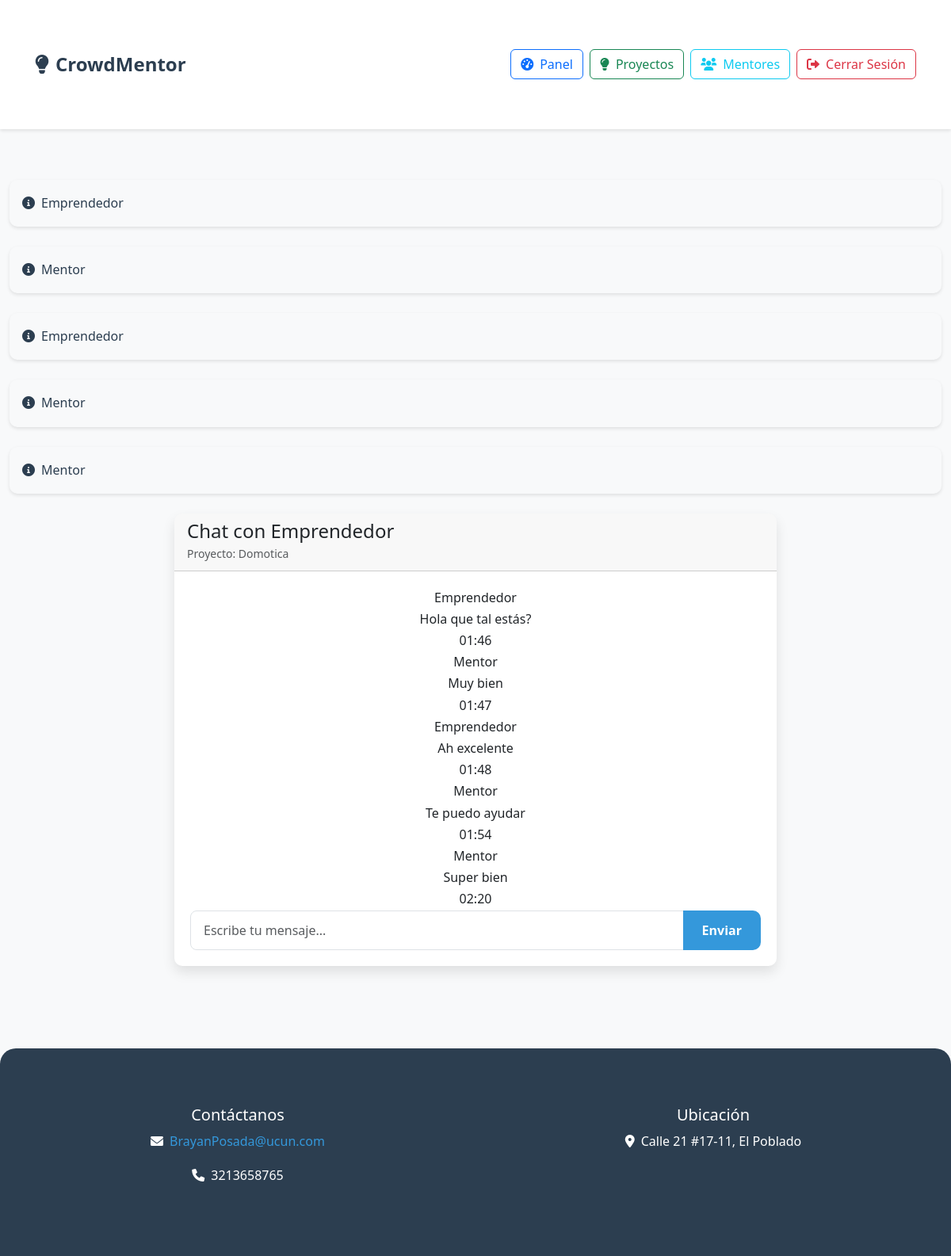
/mentorship/chat/2/ (signed in), run on an earlier commit of the app's database.
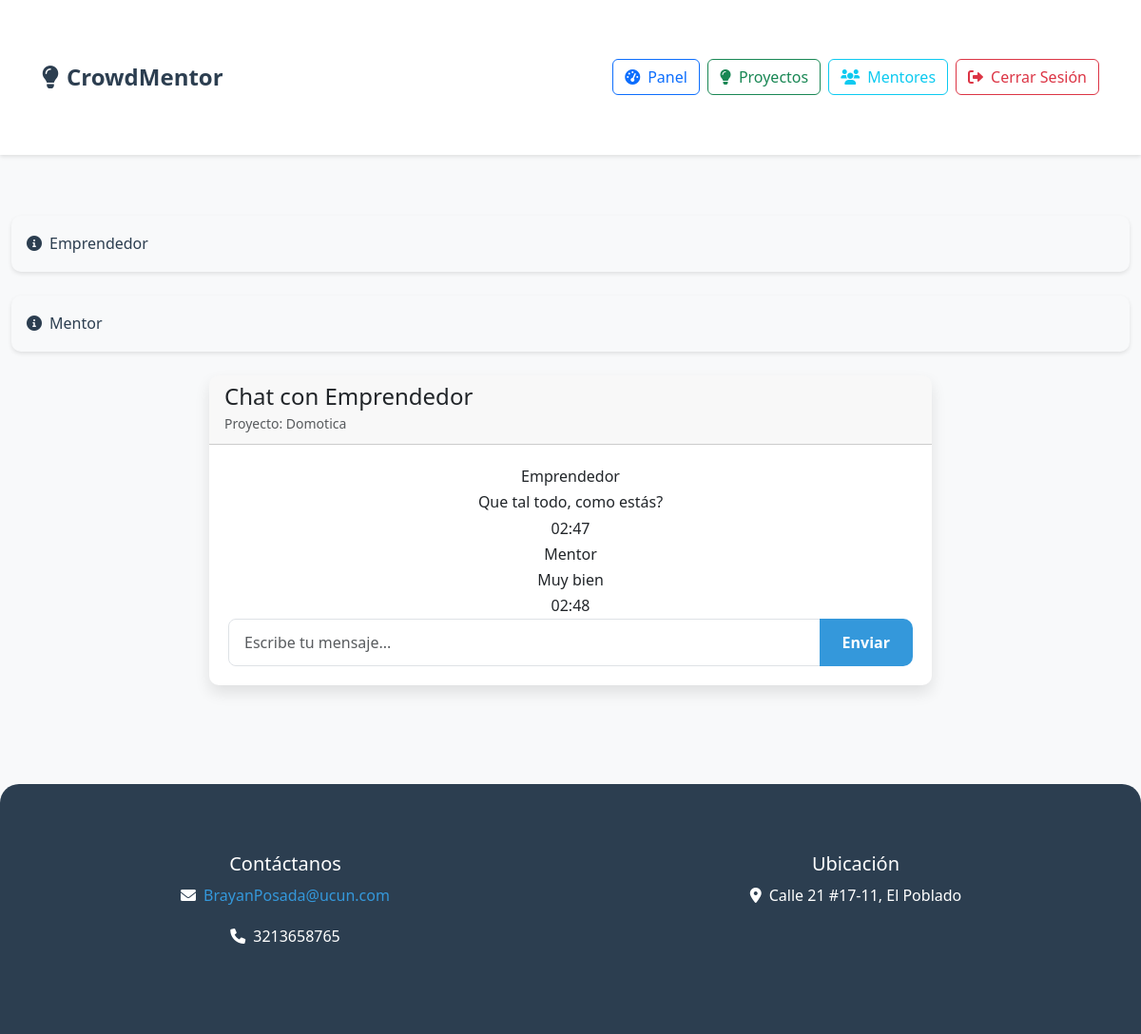
And on a later commit of the database.
### core/models.py (models this page shows, shortened)
class Message(models.Model):
    mentorship = models.ForeignKey(Mentorship, on_delete=models.CASCADE, related_name='messages')
    sender = models.ForeignKey(User, on_delete=models.CASCADE)
    content = models.TextField()
    timestamp = models.DateTimeField(auto_now_add=True)
    is_read = models.BooleanField(default=False)
    class Meta:
        ordering = ['timestamp']
    def __str__(self):
        return self.sender.username

class Mentorship(models.Model):
    INITIATED_BY_CHOICES = [
        ('mentor', 'Mentor'),
        ('entrepreneur', 'Entrepreneur'),
    ]
    project = models.ForeignKey(Project, on_delete=models.CASCADE, related_name='mentorships')
    mentor = models.ForeignKey(User, on_delete=models.CASCADE)
    assigned_at = models.DateTimeField(default=timezone.now)
    status = models.CharField(
        max_length=20,
        choices=[('pending', 'Pending'), ('accepted', 'Accepted'), ('rejected', 'Rejected')],
        default='pending'
    )
    initiated_by = models.CharField(
        max_length=20,
        choices=INITIATED_BY_CHOICES,
        default='mentor'
    )

class Project(models.Model):
    title = models.CharField(max_length=200)
    description = models.TextField()
    owner = models.ForeignKey(User, on_delete=models.CASCADE, related_name='projects')
    funding_goal = models.DecimalField(max_digits=10, decimal_places=2)
    amount_raised = models.DecimalField(max_digits=10, decimal_places=2, default=0)
    created_at = models.DateTimeField(default=timezone.now)
    image = models.ImageField(upload_to='projects/', blank=True, null=True)
    is_active = models.BooleanField(default=True)

### core/views.py (the view, shortened to what this page needs)
# urls.py: path('mentorship/chat/<int:mentorship_id>/', views.mentorship_chat, name='mentorship_chat'),
@login_required
def mentorship_chat(request, mentorship_id):
    mentorship = get_object_or_404(Mentorship, id=mentorship_id)
    if request.user != mentorship.mentor and request.user != mentorship.project.owner:
        messages.error(request, 'No tienes permiso para acceder a este chat.')
        return redirect('dashboard')
    if mentorship.status != 'accepted':
        messages.error(request, 'Esta mentoría no está activa.')
        return redirect('dashboard')
    today = timezone.now().date()
    chat_messages = mentorship.messages.filter(
        timestamp__date=today
    ).order_by('timestamp')
    return render(request, 'mentorship_chat.html', {
        'mentorship': mentorship,
        'messages': chat_messages,
        'other_user': mentorship.mentor if request.user == mentorship.project.owner else mentorship.project.owner
    })

### core/templates/mentorship_chat.html (shortened to what this page needs)
{% extends 'base.html' %}
{% load static %}
{% block content %}
<div class="container mt-4">
    <div class="row">
        <div class="col-md-8 mx-auto">
            <div class="card">
                <div class="card-header">
                    <h4 class="mb-0">Chat con {{ other_user.get_full_name|default:other_user.username }}</h4>
                    <small class="text-muted">Proyecto: {{ mentorship.project.title }}</small>
                </div>
                <div class="card-body">
                    <div class="chat-container">
                        <div class="chat-messages" id="chat-messages">
                            {% for message in messages %}
                            <div class="message {% if message.sender == request.user %}sent{% else %}received{% endif %}">
                                <div class="sender-name">
                                    {{ message.sender.get_full_name|default:message.sender.username }}
                                </div>
                                <div class="message-content">{{ message.content }}</div>
                                <div class="timestamp">
                                    {{ message.timestamp|time:"H:i" }}
                                </div>
                            </div>
                            {% empty %}
                            <div class="text-center text-muted">
                                No hay mensajes aún. ¡Inicia la conversación!
                            </div>
                            {% endfor %}
                        </div>
                        <form method="post" class="message-form">
                            <div class="input-group message-input">
                                <input type="text" name="content" class="form-control" placeholder="Escribe tu mensaje..." required>
                                <button type="submit" class="btn btn-primary">Enviar</button>
                            </div>
                        </form>
                    </div>
                </div>
            </div>
        </div>
    </div>
</div>
{% endblock %}

### core/templates/base.html (shortened to what this page needs)
{% load static %}
<!DOCTYPE html>
<html lang="es">
<head>
    <link href="https://cdn.jsdelivr.net/npm/bootstrap@5.3.0/dist/css/bootstrap.min.css" rel="stylesheet">
    <link rel="stylesheet" href="https://cdnjs.cloudflare.com/ajax/libs/animate.css/4.1.1/animate.min.css">
    <link rel="stylesheet" href="https://cdnjs.cloudflare.com/ajax/libs/font-awesome/6.0.0/css/all.min.css">
    <link rel="stylesheet" href="{% static 'css/styles.css' %}">
    <link rel="stylesheet" href="{% static 'css/home.css' %}">
    <link rel="stylesheet" href="{% static 'css/project_list.css' %}">
    <link rel="stylesheet" href="{% static 'css/project_detail.css' %}">
    <link rel="stylesheet" href="{% static 'css/project_create.css' %}">
</head>
<body>
    <nav class="navbar navbar-expand-lg navbar-light">
        <div class="container">
            <a class="navbar-brand" href="{% url 'home' %}">
                <i class="fas fa-lightbulb me-2"></i>CrowdMentor
            </a>
            <div class="collapse navbar-collapse" id="navbarNav">
                <ul class="navbar-nav ms-auto">
                    <div class="d-flex align-items-center">
                        {% if user.is_authenticated %}
                            {% if user.is_staff %}
                                <a href="{% url 'admin_dashboard' %}" class="btn btn-outline-primary me-2">
                                    <i class="fas fa-tachometer-alt me-2"></i>Panel
                                </a>
                            {% else %}
                                <a href="{% url 'dashboard' %}" class="btn btn-outline-primary me-2">
                                    <i class="fas fa-tachometer-alt me-2"></i>Panel
                                </a>
                            {% endif %}
                            <a href="{% url 'project_list' %}" class="btn btn-outline-success me-2">
                                <i class="fas fa-lightbulb me-2"></i>Proyectos
                            </a>
                            <a href="{% url 'mentor_list' %}" class="btn btn-outline-info me-2">
                                <i class="fas fa-users me-2"></i>Mentores
                            </a>
                            <a href="{% url 'logout' %}" class="btn btn-outline-danger">
                                <i class="fas fa-sign-out-alt me-2"></i>Cerrar Sesión
                            </a>
                        {% endif %}
                    </div>
                </ul>
            </div>
        </div>
    </nav>
    <div class="container py-4">
        {% if messages %}
            {% for message in messages %}
                <div class="alert alert-{{ message.tags }} animate__animated animate__fadeIn">
                    <i class="fas fa-info-circle me-2"></i>{{ message }}
                </div>
            {% endfor %}
        {% endif %}
        {% block content %}
        {% endblock %}
    </div>
    <footer class="text-center">
        <div class="container">
            <div class="row">
                <div class="col-md-6">
                    <h5>Contáctanos</h5>
                    <p><i class="fas fa-envelope me-2"></i><a href="mailto:BrayanPosada@ucun.com">BrayanPosada@ucun.com</a></p>
                    <p><i class="fas fa-phone me-2"></i>3213658765</p>
                </div>
                <div class="col-md-6">
                    <h5>Ubicación</h5>
                    <p><i class="fas fa-map-marker-alt me-2"></i>Calle 21 #17-11, El Poblado</p>
                </div>
            </div>
        </div>
    </footer>
</body>
</html>

### core/static/css/styles.css (style rules this page uses)
body { font-family: 'Montserrat', Arial, sans-serif; background-color: #f9fafb; color: #2d3748; line-height: 1.7; margin: 0; }
.navbar { background-color: #1c7ed6; padding: 15px 0; box-shadow: 0 4px 8px rgba(0, 0, 0, 0.1); }
.navbar-brand { font-size: 2rem; font-weight: 700; color: #fff !important; }
.container { max-width: 1200px; margin-top: 40px; margin-bottom: 40px; }
.card { border: none; border-radius: 15px; box-shadow: 0 8px 16px rgba(0, 0, 0, 0.1); transition: transform 0.3s ease, box-shadow 0.3s ease; background-color: #ffffff; }
.card-body { padding: 20px; text-align: center; }
.btn-primary { background-color: #4c6ef5; border-color: #4c6ef5; font-weight: 600; padding: 12px 30px; border-radius: 10px; transition: background-color 0.3s ease, transform 0.2s ease; }
.alert { border-radius: 10px; font-size: 1rem; margin-bottom: 25px; }
.form-control { border-radius: 10px; font-size: 1rem; padding: 12px; }
footer { background-color: #1c7ed6; color: #fff; padding: 40px 0; text-align: center; font-size: 1rem; border-radius: 20px 20px 0 0; }
footer a { color: #ffd43b; text-decoration: none; }

### core/static/css/home.css (style rules this page uses)
.card { transition: all var(--transition-speed) ease; border-radius: var(--border-radius); overflow: hidden; }

### core/static/css/project_detail.css (style rules this page uses)
.btn-primary { transition: all var(--transition-speed) ease; }

### core/static/css/project_create.css (style rules this page uses)
.form-control { border-radius: 8px; border: 1px solid #dee2e6; padding: 0.75rem 1rem; transition: all 0.3s ease; }
.btn-primary { padding: 0.75rem 1.5rem; font-weight: 600; transition: all 0.3s ease; }

What changed in the data, as far as the page shows it:
removed Message: sender.username "Emprendedor", sender.get_full_name "Emprendedor", content "Ah excelente", timestamp "01:48"
removed Message: sender.username "Mentor", sender.get_full_name "Mentor", content "Te puedo ayudar", timestamp "01:54"
removed Message: sender.username "Mentor", sender.get_full_name "Mentor", content "Super bien", timestamp "02:20"
changed Message "Emprendedor": content "Hola que tal estás?" → "Que tal todo, como estás?"; timestamp "01:46" → "02:47"
changed Message "Muy bien": timestamp "01:47" → "02:48"
